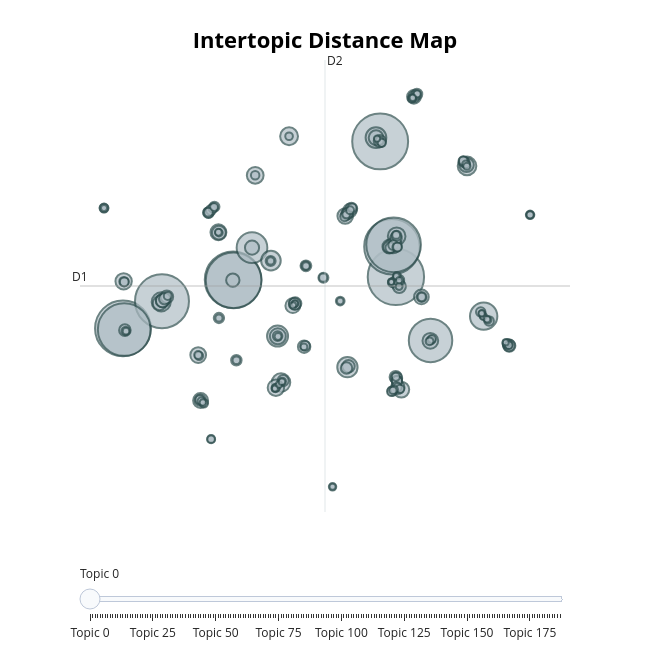

The notebook cell saved with this chart:
### Code cell
semi_topic_model.visualize_topics()

### Figure 1 — Plotly figure (JSON) as saved in the notebook; plotly's stock layout.template omitted (floating-point values rounded to 4 significant figures; data arrays with more than 128 entries replaced by an {"elided": "..."} marker saying what was removed)
{"data": [{"customdata": {"elided": "188x3 mixed values"}, "hovertemplate": "<b>Topic %{customdata[0]}</b><br>%{customdata[1]}<br>Size: %{customdata[2]}", "legendgroup": "", "marker": {"color": "#B0BEC5", "line": {"color": "DarkSlateGrey", "width": 2}, "size": {"elided": "188 int values"}, "sizemode": "area", "sizeref": 0.5825, "symbol": "circle"}, "mode": "markers", "name": "", "orientation": "v", "showlegend": false, "type": "scatter", "x": {"elided": "188 float values"}, "xaxis": "x", "y": {"elided": "188 float values"}, "yaxis": "y"}], "layout": {"annotations": [{"showarrow": false, "text": "D1", "x": -14.66, "y": 2.884, "yshift": 10}, {"showarrow": false, "text": "D2", "x": 4.851, "xshift": 10, "y": 22.76}], "height": 650, "hoverlabel": {"bgcolor": "white", "font": {"family": "Rockwell", "size": 16}}, "legend": {"itemsizing": "constant", "tracegroupgap": 0}, "margin": {"t": 60}, "shapes": [{"line": {"color": "#CFD8DC", "width": 2}, "type": "line", "x0": 4.851, "x1": 4.851, "y0": -17.0, "y1": 22.76}, {"line": {"color": "#9E9E9E", "width": 2}, "type": "line", "x0": -14.66, "x1": 24.36, "y0": 2.884, "y1": 2.884}], "sliders": [{"active": 0, "pad": {"t": 50}, "steps": [{"args": [{"marker.color": {"elided": "1x188 str values"}}], "label": "Topic 0", "method": "update"}, {"args": [{"marker.color": {"elided": "1x188 str values"}}], "label": "Topic 1", "method": "update"}, {"args": [{"marker.color": {"elided": "1x188 str values"}}], "label": "Topic 2", "method": "update"}, {"args": [{"marker.color": {"elided": "1x188 str values"}}], "label": "Topic 3", "method": "update"}, {"args": [{"marker.color": {"elided": "1x188 str values"}}], "label": "Topic 4", "method": "update"}, {"args": [{"marker.color": {"elided": "1x188 str values"}}], "label": "Topic 5", "method": "update"}, {"args": [{"marker.color": {"elided": "1x188 str values"}}], "label": "Topic 6", "method": "update"}, {"args": [{"marker.color": {"elided": "1x188 str values"}}], "label": "Topic 7", "method": "update"}, {"args": [{"marker.color": {"elided": "1x188 str values"}}], "label": "Topic 8", "method": "update"}, {"args": [{"marker.color": {"elided": "1x188 str values"}}], "label": "Topic 9", "method": "update"}, {"args": [{"marker.color": {"elided": "1x188 str values"}}], "label": "Topic 10", "method": "update"}, {"args": [{"marker.color": {"elided": "1x188 str values"}}], "label": "Topic 11", "method": "update"}, {"args": [{"marker.color": {"elided": "1x188 str values"}}], "label": "Topic 12", "method": "update"}, {"args": [{"marker.color": {"elided": "1x188 str values"}}], "label": "Topic 13", "method": "update"}, {"args": [{"marker.color": {"elided": "1x188 str values"}}], "label": "Topic 14", "method": "update"}, {"args": [{"marker.color": {"elided": "1x188 str values"}}], "label": "Topic 15", "method": "update"}, {"args": [{"marker.color": {"elided": "1x188 str values"}}], "label": "Topic 16", "method": "update"}, {"args": [{"marker.color": {"elided": "1x188 str values"}}], "label": "Topic 17", "method": "update"}, {"args": [{"marker.color": {"elided": "1x188 str values"}}], "label": "Topic 18", "method": "update"}, {"args": [{"marker.color": {"elided": "1x188 str values"}}], "label": "Topic 19", "method": "update"}, {"args": [{"marker.color": {"elided": "1x188 str values"}}], "label": "Topic 20", "method": "update"}, {"args": [{"marker.color": {"elided": "1x188 str values"}}], "label": "Topic 21", "method": "update"}, {"args": [{"marker.color": {"elided": "1x188 str values"}}], "label": "Topic 22", "method": "update"}, {"args": [{"marker.color": {"elided": "1x188 str values"}}], "label": "Topic 23", "method": "update"}, {"args": [{"marker.color": {"elided": "1x188 str values"}}], "label": "Topic 24", "method": "update"}, {"args": [{"marker.color": {"elided": "1x188 str values"}}], "label": "Topic 25", "method": "update"}, {"args": [{"marker.color": {"elided": "1x188 str values"}}], "label": "Topic 26", "method": "update"}, {"args": [{"marker.color": {"elided": "1x188 str values"}}], "label": "Topic 27", "method": "update"}, {"args": [{"marker.color": {"elided": "1x188 str values"}}], "label": "Topic 28", "method": "update"}, {"args": [{"marker.color": {"elided": "1x188 str values"}}], "label": "Topic 29", "method": "update"}, {"args": [{"marker.color": {"elided": "1x188 str values"}}], "label": "Topic 30", "method": "update"}, {"args": [{"marker.color": {"elided": "1x188 str values"}}], "label": "Topic 31", "method": "update"}, {"args": [{"marker.color": {"elided": "1x188 str values"}}], "label": "Topic 32", "method": "update"}, {"args": [{"marker.color": {"elided": "1x188 str values"}}], "label": "Topic 33", "method": "update"}, {"args": [{"marker.color": {"elided": "1x188 str values"}}], "label": "Topic 34", "method": "update"}, {"args": [{"marker.color": {"elided": "1x188 str values"}}], "label": "Topic 35", "method": "update"}, {"args": [{"marker.color": {"elided": "1x188 str values"}}], "label": "Topic 36", "method": "update"}, {"args": [{"marker.color": {"elided": "1x188 str values"}}], "label": "Topic 37", "method": "update"}, {"args": [{"marker.color": {"elided": "1x188 str values"}}], "label": "Topic 38", "method": "update"}, {"args": [{"marker.color": {"elided": "1x188 str values"}}], "label": "Topic 39", "method": "update"}, {"args": [{"marker.color": {"elided": "1x188 str values"}}], "label": "Topic 40", "method": "update"}, {"args": [{"marker.color": {"elided": "1x188 str values"}}], "label": "Topic 41", "method": "update"}, {"args": [{"marker.color": {"elided": "1x188 str values"}}], "label": "Topic 42", "method": "update"}, {"args": [{"marker.color": {"elided": "1x188 str values"}}], "label": "Topic 43", "method": "update"}, {"args": [{"marker.color": {"elided": "1x188 str values"}}], "label": "Topic 44", "method": "update"}, {"args": [{"marker.color": {"elided": "1x188 str values"}}], "label": "Topic 45", "method": "update"}, {"args": [{"marker.color": {"elided": "1x188 str values"}}], "label": "Topic 46", "method": "update"}, {"args": [{"marker.color": {"elided": "1x188 str values"}}], "label": "Topic 47", "method": "update"}, {"args": [{"marker.color": {"elided": "1x188 str values"}}], "label": "Topic 48", "method": "update"}, {"args": [{"marker.color": {"elided": "1x188 str values"}}], "label": "Topic 49", "method": "update"}, {"args": [{"marker.color": {"elided": "1x188 str values"}}], "label": "Topic 50", "method": "update"}, {"args": [{"marker.color": {"elided": "1x188 str values"}}], "label": "Topic 51", "method": "update"}, {"args": [{"marker.color": {"elided": "1x188 str values"}}], "label": "Topic 52", "method": "update"}, {"args": [{"marker.color": {"elided": "1x188 str values"}}], "label": "Topic 53", "method": "update"}, {"args": [{"marker.color": {"elided": "1x188 str values"}}], "label": "Topic 54", "method": "update"}, {"args": [{"marker.color": {"elided": "1x188 str values"}}], "label": "Topic 55", "method": "update"}, {"args": [{"marker.color": {"elided": "1x188 str values"}}], "label": "Topic 56", "method": "update"}, {"args": [{"marker.color": {"elided": "1x188 str values"}}], "label": "Topic 57", "method": "update"}, {"args": [{"marker.color": {"elided": "1x188 str values"}}], "label": "Topic 58", "method": "update"}, {"args": [{"marker.color": {"elided": "1x188 str values"}}], "label": "Topic 59", "method": "update"}, {"args": [{"marker.color": {"elided": "1x188 str values"}}], "label": "Topic 60", "method": "update"}, {"args": [{"marker.color": {"elided": "1x188 str values"}}], "label": "Topic 61", "method": "update"}, {"args": [{"marker.color": {"elided": "1x188 str values"}}], "label": "Topic 62", "method": "update"}, {"args": [{"marker.color": {"elided": "1x188 str values"}}], "label": "Topic 63", "method": "update"}, {"args": [{"marker.color": {"elided": "1x188 str values"}}], "label": "Topic 64", "method": "update"}, {"args": [{"marker.color": {"elided": "1x188 str values"}}], "label": "Topic 65", "method": "update"}, {"args": [{"marker.color": {"elided": "1x188 str values"}}], "label": "Topic 66", "method": "update"}, {"args": [{"marker.color": {"elided": "1x188 str values"}}], "label": "Topic 67", "method": "update"}, {"args": [{"marker.color": {"elided": "1x188 str values"}}], "label": "Topic 68", "method": "update"}, {"args": [{"marker.color": {"elided": "1x188 str values"}}], "label": "Topic 69", "method": "update"}, {"args": [{"marker.color": {"elided": "1x188 str values"}}], "label": "Topic 70", "method": "update"}, {"args": [{"marker.color": {"elided": "1x188 str values"}}], "label": "Topic 71", "method": "update"}, {"args": [{"marker.color": {"elided": "1x188 str values"}}], "label": "Topic 72", "method": "update"}, {"args": [{"marker.color": {"elided": "1x188 str values"}}], "label": "Topic 73", "method": "update"}, {"args": [{"marker.color": {"elided": "1x188 str values"}}], "label": "Topic 74", "method": "update"}, {"args": [{"marker.color": {"elided": "1x188 str values"}}], "label": "Topic 75", "method": "update"}, {"args": [{"marker.color": {"elided": "1x188 str values"}}], "label": "Topic 76", "method": "update"}, {"args": [{"marker.color": {"elided": "1x188 str values"}}], "label": "Topic 77", "method": "update"}, {"args": [{"marker.color": {"elided": "1x188 str values"}}], "label": "Topic 78", "method": "update"}, {"args": [{"marker.color": {"elided": "1x188 str values"}}], "label": "Topic 79", "method": "update"}, {"args": [{"marker.color": {"elided": "1x188 str values"}}], "label": "Topic 80", "method": "update"}, {"args": [{"marker.color": {"elided": "1x188 str values"}}], "label": "Topic 81", "method": "update"}, {"args": [{"marker.color": {"elided": "1x188 str values"}}], "label": "Topic 82", "method": "update"}, {"args": [{"marker.color": {"elided": "1x188 str values"}}], "label": "Topic 83", "method": "update"}, {"args": [{"marker.color": {"elided": "1x188 str values"}}], "label": "Topic 84", "method": "update"}, {"args": [{"marker.color": {"elided": "1x188 str values"}}], "label": "Topic 85", "method": "update"}, {"args": [{"marker.color": {"elided": "1x188 str values"}}], "label": "Topic 86", "method": "update"}, {"args": [{"marker.color": {"elided": "1x188 str values"}}], "label": "Topic 87", "method": "update"}, {"args": [{"marker.color": {"elided": "1x188 str values"}}], "label": "Topic 88", "method": "update"}, {"args": [{"marker.color": {"elided": "1x188 str values"}}], "label": "Topic 89", "method": "update"}, {"args": [{"marker.color": {"elided": "1x188 str values"}}], "label": "Topic 90", "method": "update"}, {"args": [{"marker.color": {"elided": "1x188 str values"}}], "label": "Topic 91", "method": "update"}, {"args": [{"marker.color": {"elided": "1x188 str values"}}], "label": "Topic 92", "method": "update"}, {"args": [{"marker.color": {"elided": "1x188 str values"}}], "label": "Topic 93", "method": "update"}, {"args": [{"marker.color": {"elided": "1x188 str values"}}], "label": "Topic 94", "method": "update"}, {"args": [{"marker.color": {"elided": "1x188 str values"}}], "label": "Topic 95", "method": "update"}, {"args": [{"marker.color": {"elided": "1x188 str values"}}], "label": "Topic 96", "method": "update"}, {"args": [{"marker.color": {"elided": "1x188 str values"}}], "label": "Topic 97", "method": "update"}, {"args": [{"marker.color": {"elided": "1x188 str values"}}], "label": "Topic 98", "method": "update"}, {"args": [{"marker.color": {"elided": "1x188 str values"}}], "label": "Topic 99", "method": "update"}, {"args": [{"marker.color": {"elided": "1x188 str values"}}], "label": "Topic 100", "method": "update"}, {"args": [{"marker.color": {"elided": "1x188 str values"}}], "label": "Topic 101", "method": "update"}, {"args": [{"marker.color": {"elided": "1x188 str values"}}], "label": "Topic 102", "method": "update"}, {"args": [{"marker.color": {"elided": "1x188 str values"}}], "label": "Topic 103", "method": "update"}, {"args": [{"marker.color": {"elided": "1x188 str values"}}], "label": "Topic 104", "method": "update"}, {"args": [{"marker.color": {"elided": "1x188 str values"}}], "label": "Topic 105", "method": "update"}, {"args": [{"marker.color": {"elided": "1x188 str values"}}], "label": "Topic 106", "method": "update"}, {"args": [{"marker.color": {"elided": "1x188 str values"}}], "label": "Topic 107", "method": "update"}, {"args": [{"marker.color": {"elided": "1x188 str values"}}], "label": "Topic 108", "method": "update"}, {"args": [{"marker.color": {"elided": "1x188 str values"}}], "label": "Topic 109", "method": "update"}, {"args": [{"marker.color": {"elided": "1x188 str values"}}], "label": "Topic 110", "method": "update"}, {"args": [{"marker.color": {"elided": "1x188 str values"}}], "label": "Topic 111", "method": "update"}, {"args": [{"marker.color": {"elided": "1x188 str values"}}], "label": "Topic 112", "method": "update"}, {"args": [{"marker.color": {"elided": "1x188 str values"}}], "label": "Topic 113", "method": "update"}, {"args": [{"marker.color": {"elided": "1x188 str values"}}], "label": "Topic 114", "method": "update"}, {"args": [{"marker.color": {"elided": "1x188 str values"}}], "label": "Topic 115", "method": "update"}, {"args": [{"marker.color": {"elided": "1x188 str values"}}], "label": "Topic 116", "method": "update"}, {"args": [{"marker.color": {"elided": "1x188 str values"}}], "label": "Topic 117", "method": "update"}, {"args": [{"marker.color": {"elided": "1x188 str values"}}], "label": "Topic 118", "method": "update"}, {"args": [{"marker.color": {"elided": "1x188 str values"}}], "label": "Topic 119", "method": "update"}, {"args": [{"marker.color": {"elided": "1x188 str values"}}], "label": "Topic 120", "method": "update"}, {"args": [{"marker.color": {"elided": "1x188 str values"}}], "label": "Topic 121", "method": "update"}, {"args": [{"marker.color": {"elided": "1x188 str values"}}], "label": "Topic 122", "method": "update"}, {"args": [{"marker.color": {"elided": "1x188 str values"}}], "label": "Topic 123", "method": "update"}, {"args": [{"marker.color": {"elided": "1x188 str values"}}], "label": "Topic 124", "method": "update"}, {"args": [{"marker.color": {"elided": "1x188 str values"}}], "label": "Topic 125", "method": "update"}, {"args": [{"marker.color": {"elided": "1x188 str values"}}], "label": "Topic 126", "method": "update"}, {"args": [{"marker.color": {"elided": "1x188 str values"}}], "label": "Topic 127", "method": "update"}, {"args": [{"marker.color": {"elided": "1x188 str values"}}], "label": "Topic 128", "method": "update"}, {"args": [{"marker.color": {"elided": "1x188 str values"}}], "label": "Topic 129", "method": "update"}, {"args": [{"marker.color": {"elided": "1x188 str values"}}], "label": "Topic 130", "method": "update"}, {"args": [{"marker.color": {"elided": "1x188 str values"}}], "label": "Topic 131", "method": "update"}, {"args": [{"marker.color": {"elided": "1x188 str values"}}], "label": "Topic 132", "method": "update"}, {"args": [{"marker.color": {"elided": "1x188 str values"}}], "label": "Topic 133", "method": "update"}, {"args": [{"marker.color": {"elided": "1x188 str values"}}], "label": "Topic 134", "method": "update"}, {"args": [{"marker.color": {"elided": "1x188 str values"}}], "label": "Topic 135", "method": "update"}, {"args": [{"marker.color": {"elided": "1x188 str values"}}], "label": "Topic 136", "method": "update"}, {"args": [{"marker.color": {"elided": "1x188 str values"}}], "label": "Topic 137", "method": "update"}, {"args": [{"marker.color": {"elided": "1x188 str values"}}], "label": "Topic 138", "method": "update"}, {"args": [{"marker.color": {"elided": "1x188 str values"}}], "label": "Topic 139", "method": "update"}, {"args": [{"marker.color": {"elided": "1x188 str values"}}], "label": "Topic 140", "method": "update"}, {"args": [{"marker.color": {"elided": "1x188 str values"}}], "label": "Topic 141", "method": "update"}, {"args": [{"marker.color": {"elided": "1x188 str values"}}], "label": "Topic 142", "method": "update"}, {"args": [{"marker.color": {"elided": "1x188 str values"}}], "label": "Topic 143", "method": "update"}, {"args": [{"marker.color": {"elided": "1x188 str values"}}], "label": "Topic 144", "method": "update"}, {"args": [{"marker.color": {"elided": "1x188 str values"}}], "label": "Topic 145", "method": "update"}, {"args": [{"marker.color": {"elided": "1x188 str values"}}], "label": "Topic 146", "method": "update"}, {"args": [{"marker.color": {"elided": "1x188 str values"}}], "label": "Topic 147", "method": "update"}, {"args": [{"marker.color": {"elided": "1x188 str values"}}], "label": "Topic 148", "method": "update"}, {"args": [{"marker.color": {"elided": "1x188 str values"}}], "label": "Topic 149", "method": "update"}, {"args": [{"marker.color": {"elided": "1x188 str values"}}], "label": "Topic 150", "method": "update"}, {"args": [{"marker.color": {"elided": "1x188 str values"}}], "label": "Topic 151", "method": "update"}, {"args": [{"marker.color": {"elided": "1x188 str values"}}], "label": "Topic 152", "method": "update"}, {"args": [{"marker.color": {"elided": "1x188 str values"}}], "label": "Topic 153", "method": "update"}, {"args": [{"marker.color": {"elided": "1x188 str values"}}], "label": "Topic 154", "method": "update"}, {"args": [{"marker.color": {"elided": "1x188 str values"}}], "label": "Topic 155", "method": "update"}, {"args": [{"marker.color": {"elided": "1x188 str values"}}], "label": "Topic 156", "method": "update"}, {"args": [{"marker.color": {"elided": "1x188 str values"}}], "label": "Topic 157", "method": "update"}, {"args": [{"marker.color": {"elided": "1x188 str values"}}], "label": "Topic 158", "method": "update"}, {"args": [{"marker.color": {"elided": "1x188 str values"}}], "label": "Topic 159", "method": "update"}, {"args": [{"marker.color": {"elided": "1x188 str values"}}], "label": "Topic 160", "method": "update"}, {"args": [{"marker.color": {"elided": "1x188 str values"}}], "label": "Topic 161", "method": "update"}, {"args": [{"marker.color": {"elided": "1x188 str values"}}], "label": "Topic 162", "method": "update"}, {"args": [{"marker.color": {"elided": "1x188 str values"}}], "label": "Topic 163", "method": "update"}, {"args": [{"marker.color": {"elided": "1x188 str values"}}], "label": "Topic 164", "method": "update"}, {"args": [{"marker.color": {"elided": "1x188 str values"}}], "label": "Topic 165", "method": "update"}, {"args": [{"marker.color": {"elided": "1x188 str values"}}], "label": "Topic 166", "method": "update"}, {"args": [{"marker.color": {"elided": "1x188 str values"}}], "label": "Topic 167", "method": "update"}, {"args": [{"marker.color": {"elided": "1x188 str values"}}], "label": "Topic 168", "method": "update"}, {"args": [{"marker.color": {"elided": "1x188 str values"}}], "label": "Topic 169", "method": "update"}, {"args": [{"marker.color": {"elided": "1x188 str values"}}], "label": "Topic 170", "method": "update"}, {"args": [{"marker.color": {"elided": "1x188 str values"}}], "label": "Topic 171", "method": "update"}, {"args": [{"marker.color": {"elided": "1x188 str values"}}], "label": "Topic 172", "method": "update"}, {"args": [{"marker.color": {"elided": "1x188 str values"}}], "label": "Topic 173", "method": "update"}, {"args": [{"marker.color": {"elided": "1x188 str values"}}], "label": "Topic 174", "method": "update"}, {"args": [{"marker.color": {"elided": "1x188 str values"}}], "label": "Topic 175", "method": "update"}, {"args": [{"marker.color": {"elided": "1x188 str values"}}], "label": "Topic 176", "method": "update"}, {"args": [{"marker.color": {"elided": "1x188 str values"}}], "label": "Topic 177", "method": "update"}, {"args": [{"marker.color": {"elided": "1x188 str values"}}], "label": "Topic 178", "method": "update"}, {"args": [{"marker.color": {"elided": "1x188 str values"}}], "label": "Topic 179", "method": "update"}, {"args": [{"marker.color": {"elided": "1x188 str values"}}], "label": "Topic 180", "method": "update"}, {"args": [{"marker.color": {"elided": "1x188 str values"}}], "label": "Topic 181", "method": "update"}, {"args": [{"marker.color": {"elided": "1x188 str values"}}], "label": "Topic 182", "method": "update"}, {"args": [{"marker.color": {"elided": "1x188 str values"}}], "label": "Topic 183", "method": "update"}, {"args": [{"marker.color": {"elided": "1x188 str values"}}], "label": "Topic 184", "method": "update"}, {"args": [{"marker.color": {"elided": "1x188 str values"}}], "label": "Topic 185", "method": "update"}, {"args": [{"marker.color": {"elided": "1x188 str values"}}], "label": "Topic 186", "method": "update"}, {"args": [{"marker.color": {"elided": "1x188 str values"}}], "label": "Topic 187", "method": "update"}]}], "title": {"font": {"color": "Black", "size": 22}, "text": "<b>Intertopic Distance Map</b>", "x": 0.5, "xanchor": "center", "y": 0.95, "yanchor": "top"}, "width": 650, "xaxis": {"anchor": "y", "domain": [0, 1], "range": [-14.66, 24.36], "title": {"text": ""}, "visible": false}, "yaxis": {"anchor": "x", "domain": [0, 1], "range": [-17.0, 22.76], "title": {"text": ""}, "visible": false}}}
